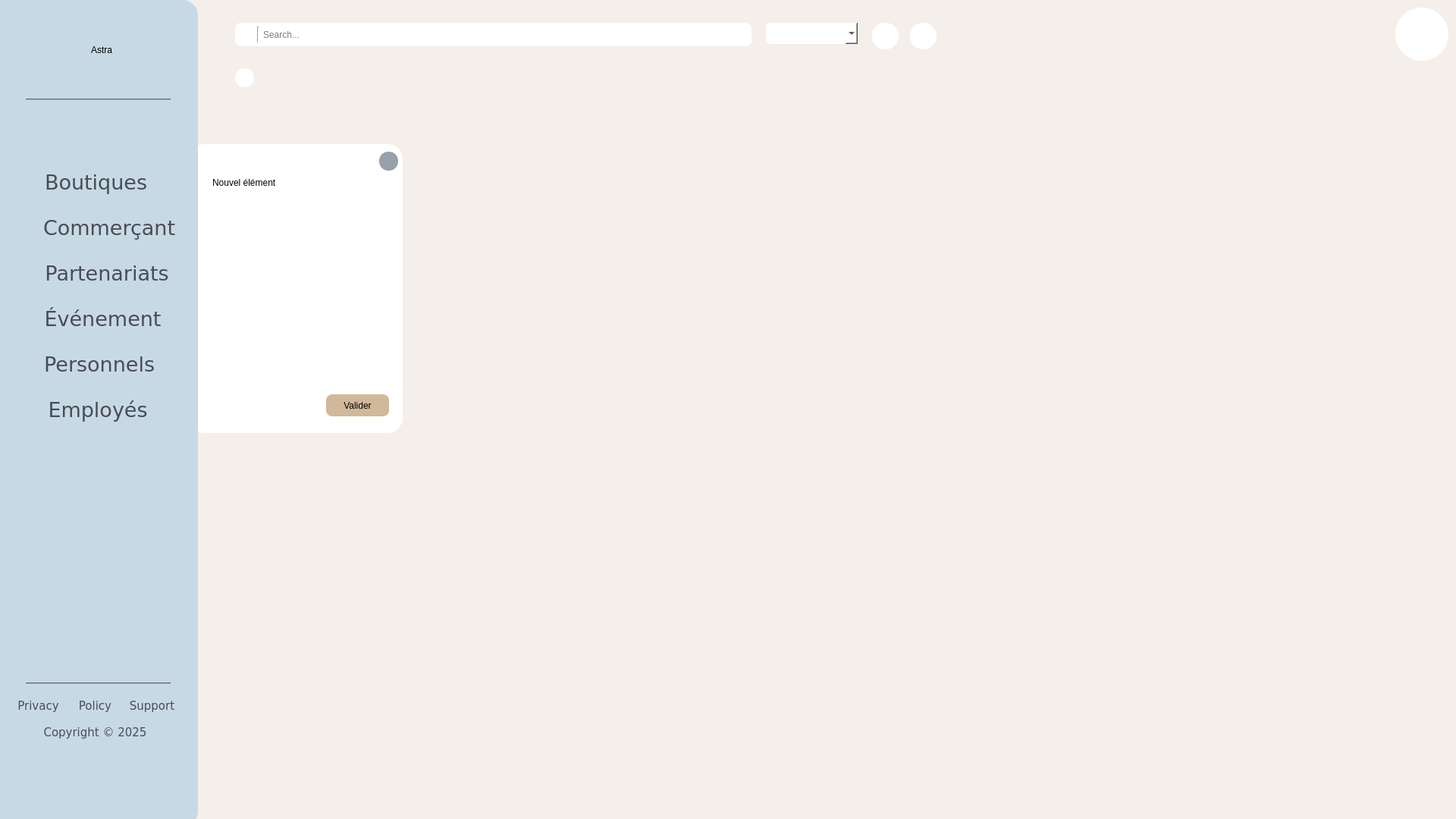
<?xml version="1.0" encoding="UTF-8"?>
<ui version="4.0">
 <class>MainWindow</class>
 <widget class="QMainWindow" name="MainWindow">
  <property name="geometry">
   <rect>
    <x>0</x>
    <y>0</y>
    <width>1920</width>
    <height>1080</height>
   </rect>
  </property>
  <property name="windowTitle">
   <string>MainWindow</string>
  </property>
  <property name="styleSheet">
   <string notr="true">background-color: rgb(245, 239, 235);</string>
  </property>
  <widget class="QWidget" name="centralwidget">
   <widget class="QLabel" name="Background_navigation">
    <property name="geometry">
     <rect>
      <x>-20</x>
      <y>0</y>
      <width>281</width>
      <height>1090</height>
     </rect>
    </property>
    <property name="styleSheet">
     <string notr="true">background-color: rgb(200, 217, 230);
border-radius: 20px;</string>
    </property>
    <property name="text">
     <string/>
    </property>
   </widget>
   <widget class="QPushButton" name="Boutiques_B">
    <property name="geometry">
     <rect>
      <x>-10</x>
      <y>210</y>
      <width>271</width>
      <height>61</height>
     </rect>
    </property>
    <property name="font">
     <font>
      <family>Verdana</family>
      <pointsize>20</pointsize>
      <italic>false</italic>
      <bold>false</bold>
     </font>
    </property>
    <property name="cursor">
     <cursorShape>PointingHandCursor</cursorShape>
    </property>
    <property name="styleSheet">
     <string notr="true">QPushButton {
background-color: none;
border: none;
font: 20pt &quot;Verdana&quot;;
padding-right: 15;
color: #494d53;
}

QPushButton:hover {background-color: rgba(149, 194, 229, 1) }
</string>
    </property>
    <property name="text">
     <string>  Boutiques</string>
    </property>
    <property name="icon">
     <iconset>
      <normaloff>/home/zouari_omar/Documents/Daily/Projects/Astra/project/assets/global/icons8-shop-50.png</normaloff>/home/zouari_omar/Documents/Daily/Projects/Astra/project/assets/global/icons8-shop-50.png</iconset>
    </property>
    <property name="iconSize">
     <size>
      <width>40</width>
      <height>40</height>
     </size>
    </property>
    <property name="checkable">
     <bool>false</bool>
    </property>
   </widget>
   <widget class="QPushButton" name="Commercants_B">
    <property name="geometry">
     <rect>
      <x>-10</x>
      <y>270</y>
      <width>271</width>
      <height>61</height>
     </rect>
    </property>
    <property name="font">
     <font>
      <family>Verdana</family>
      <pointsize>20</pointsize>
      <italic>false</italic>
      <bold>false</bold>
     </font>
    </property>
    <property name="cursor">
     <cursorShape>PointingHandCursor</cursorShape>
    </property>
    <property name="styleSheet">
     <string notr="true">QPushButton {
background-color: none;
border: none;
padding-left: 20;
font: 20pt &quot;Verdana&quot;;
color: #494d53;
}

QPushButton:hover {background-color: rgba(149, 194, 229, 1) }
</string>
    </property>
    <property name="text">
     <string>  Commerçant</string>
    </property>
    <property name="icon">
     <iconset>
      <normaloff>/home/zouari_omar/Documents/Daily/Projects/Astra/project/assets/global/icons8-salesman-50.png</normaloff>/home/zouari_omar/Documents/Daily/Projects/Astra/project/assets/global/icons8-salesman-50.png</iconset>
    </property>
    <property name="iconSize">
     <size>
      <width>40</width>
      <height>40</height>
     </size>
    </property>
   </widget>
   <widget class="QPushButton" name="Evenements_B">
    <property name="geometry">
     <rect>
      <x>-10</x>
      <y>390</y>
      <width>271</width>
      <height>61</height>
     </rect>
    </property>
    <property name="font">
     <font>
      <family>Verdana</family>
      <pointsize>20</pointsize>
      <italic>false</italic>
      <bold>false</bold>
     </font>
    </property>
    <property name="cursor">
     <cursorShape>PointingHandCursor</cursorShape>
    </property>
    <property name="styleSheet">
     <string notr="true">QPushButton {
background-color: none;
border: none;
padding-left: 3;
font: 20pt &quot;Verdana&quot;;
color: #494d53;
}

QPushButton:hover {background-color: rgba(149, 194, 229, 1) }
</string>
    </property>
    <property name="text">
     <string>  Événement</string>
    </property>
    <property name="icon">
     <iconset>
      <normaloff>/home/zouari_omar/Documents/Daily/Projects/Astra/project/assets/global/icons8-event-50.png</normaloff>/home/zouari_omar/Documents/Daily/Projects/Astra/project/assets/global/icons8-event-50.png</iconset>
    </property>
    <property name="iconSize">
     <size>
      <width>40</width>
      <height>40</height>
     </size>
    </property>
   </widget>
   <widget class="QPushButton" name="Partenariats_B">
    <property name="geometry">
     <rect>
      <x>-10</x>
      <y>330</y>
      <width>271</width>
      <height>61</height>
     </rect>
    </property>
    <property name="font">
     <font>
      <family>Verdana</family>
      <pointsize>20</pointsize>
      <italic>false</italic>
      <bold>false</bold>
     </font>
    </property>
    <property name="cursor">
     <cursorShape>PointingHandCursor</cursorShape>
    </property>
    <property name="styleSheet">
     <string notr="true">QPushButton {
background-color: none;
border: none;
padding-left: 14;
font: 20pt &quot;Verdana&quot;;
color: #494d53;
}

QPushButton:hover {background-color: rgba(149, 194, 229, 1) }
</string>
    </property>
    <property name="text">
     <string>  Partenariats</string>
    </property>
    <property name="icon">
     <iconset>
      <normaloff>/home/zouari_omar/Documents/Daily/Projects/Astra/project/assets/global/icons8-handshake-50.png</normaloff>/home/zouari_omar/Documents/Daily/Projects/Astra/project/assets/global/icons8-handshake-50.png</iconset>
    </property>
    <property name="iconSize">
     <size>
      <width>40</width>
      <height>40</height>
     </size>
    </property>
   </widget>
   <widget class="QPushButton" name="Employe_B">
    <property name="geometry">
     <rect>
      <x>-10</x>
      <y>510</y>
      <width>271</width>
      <height>61</height>
     </rect>
    </property>
    <property name="font">
     <font>
      <family>Verdana</family>
      <pointsize>20</pointsize>
      <italic>false</italic>
      <bold>false</bold>
     </font>
    </property>
    <property name="cursor">
     <cursorShape>PointingHandCursor</cursorShape>
    </property>
    <property name="styleSheet">
     <string notr="true">QPushButton {
background-color: none;
border: none;
padding-right: 10;
font: 20pt &quot;Verdana&quot;;
color: #494d53;
}

QPushButton:hover {background-color: rgba(149, 194, 229, 1) }
</string>
    </property>
    <property name="text">
     <string>  Employés</string>
    </property>
    <property name="icon">
     <iconset>
      <normaloff>/home/zouari_omar/Documents/Daily/Projects/Astra/project/assets/global/icons8-employees-24.png</normaloff>/home/zouari_omar/Documents/Daily/Projects/Astra/project/assets/global/icons8-employees-24.png</iconset>
    </property>
    <property name="iconSize">
     <size>
      <width>40</width>
      <height>40</height>
     </size>
    </property>
   </widget>
   <widget class="QPushButton" name="Personnels_B">
    <property name="geometry">
     <rect>
      <x>-10</x>
      <y>450</y>
      <width>271</width>
      <height>61</height>
     </rect>
    </property>
    <property name="font">
     <font>
      <family>Verdana</family>
      <pointsize>20</pointsize>
      <italic>false</italic>
      <bold>false</bold>
     </font>
    </property>
    <property name="cursor">
     <cursorShape>PointingHandCursor</cursorShape>
    </property>
    <property name="styleSheet">
     <string notr="true">QPushButton {
background-color: none;
border: none;
padding-right: 6;
font: 20pt &quot;Verdana&quot;;
color: #494d53;
}

QPushButton:hover {background-color: rgba(149, 194, 229, 1) }
</string>
    </property>
    <property name="text">
     <string>  Personnels</string>
    </property>
    <property name="icon">
     <iconset>
      <normaloff>/home/zouari_omar/Documents/Daily/Projects/Astra/project/assets/global/icons8-user-groups-48.png</normaloff>/home/zouari_omar/Documents/Daily/Projects/Astra/project/assets/global/icons8-user-groups-48.png</iconset>
    </property>
    <property name="iconSize">
     <size>
      <width>40</width>
      <height>40</height>
     </size>
    </property>
   </widget>
   <widget class="Line" name="Lower_line">
    <property name="geometry">
     <rect>
      <x>34</x>
      <y>900</y>
      <width>191</width>
      <height>2</height>
     </rect>
    </property>
    <property name="styleSheet">
     <string notr="true">background-color: rgb(147, 155, 167);</string>
    </property>
    <property name="lineWidth">
     <number>1</number>
    </property>
    <property name="orientation">
     <enum>Qt::Orientation::Horizontal</enum>
    </property>
   </widget>
   <widget class="Line" name="Above_line">
    <property name="geometry">
     <rect>
      <x>34</x>
      <y>130</y>
      <width>191</width>
      <height>2</height>
     </rect>
    </property>
    <property name="styleSheet">
     <string notr="true">background-color: rgb(147, 155, 167);</string>
    </property>
    <property name="orientation">
     <enum>Qt::Orientation::Horizontal</enum>
    </property>
   </widget>
   <widget class="QLineEdit" name="Search_bar">
    <property name="geometry">
     <rect>
      <x>310</x>
      <y>30</y>
      <width>681</width>
      <height>31</height>
     </rect>
    </property>
    <property name="styleSheet">
     <string notr="true">border-radius: 8px;
background-color: white;
padding-left: 35px;
color: black;</string>
    </property>
    <property name="placeholderText">
     <string>Search...</string>
    </property>
   </widget>
   <widget class="QLabel" name="User_Image">
    <property name="geometry">
     <rect>
      <x>1840</x>
      <y>10</y>
      <width>70</width>
      <height>70</height>
     </rect>
    </property>
    <property name="styleSheet">
     <string notr="true">border-radius: 35px;
background-color: white;</string>
    </property>
    <property name="text">
     <string/>
    </property>
    <property name="pixmap">
     <pixmap>/home/zouari_omar/Documents/Daily/Projects/Astra/project/assets/global/images.jpg</pixmap>
    </property>
    <property name="scaledContents">
     <bool>true</bool>
    </property>
   </widget>
   <widget class="QPushButton" name="Notification">
    <property name="geometry">
     <rect>
      <x>1200</x>
      <y>30</y>
      <width>35</width>
      <height>35</height>
     </rect>
    </property>
    <property name="cursor">
     <cursorShape>PointingHandCursor</cursorShape>
    </property>
    <property name="styleSheet">
     <string notr="true">QPushButton{
	border-radius: 17px;
	background-color: white;
}</string>
    </property>
    <property name="text">
     <string/>
    </property>
    <property name="icon">
     <iconset>
      <normaloff>/home/zouari_omar/Documents/Daily/Projects/Astra/project/assets/global/icons8-notification.gif</normaloff>/home/zouari_omar/Documents/Daily/Projects/Astra/project/assets/global/icons8-notification.gif</iconset>
    </property>
   </widget>
   <widget class="QPushButton" name="PDF">
    <property name="geometry">
     <rect>
      <x>1150</x>
      <y>30</y>
      <width>35</width>
      <height>35</height>
     </rect>
    </property>
    <property name="cursor">
     <cursorShape>PointingHandCursor</cursorShape>
    </property>
    <property name="styleSheet">
     <string notr="true">QPushButton{
	border-radius: 17px;
	background-color: white;
}
</string>
    </property>
    <property name="text">
     <string/>
    </property>
    <property name="icon">
     <iconset>
      <normaloff>/home/zouari_omar/Documents/Daily/Projects/Astra/project/assets/global/icons8-pdf.gif</normaloff>/home/zouari_omar/Documents/Daily/Projects/Astra/project/assets/global/icons8-pdf.gif</iconset>
    </property>
   </widget>
   <widget class="QComboBox" name="Filtre">
    <property name="geometry">
     <rect>
      <x>1010</x>
      <y>30</y>
      <width>121</width>
      <height>28</height>
     </rect>
    </property>
    <property name="styleSheet">
     <string notr="true">	border: none;
	background-color: white;
	border-radius: 5px;</string>
    </property>
    <property name="placeholderText">
     <string>Filtre ...</string>
    </property>
    <item>
     <property name="text">
      <string>Boutiques</string>
     </property>
    </item>
    <item>
     <property name="text">
      <string>Statistiques</string>
     </property>
    </item>
   </widget>
   <widget class="QPushButton" name="Wen">
    <property name="geometry">
     <rect>
      <x>316</x>
      <y>35</y>
      <width>20</width>
      <height>21</height>
     </rect>
    </property>
    <property name="cursor">
     <cursorShape>PointingHandCursor</cursorShape>
    </property>
    <property name="styleSheet">
     <string notr="true">border-radius: 17px;
background-color: white;</string>
    </property>
    <property name="text">
     <string/>
    </property>
    <property name="icon">
     <iconset>
      <normaloff>/home/zouari_omar/Documents/Daily/Projects/Astra/project/assets/global/icons8-search.gif</normaloff>/home/zouari_omar/Documents/Daily/Projects/Astra/project/assets/global/icons8-search.gif</iconset>
    </property>
   </widget>
   <widget class="Line" name="line">
    <property name="geometry">
     <rect>
      <x>330</x>
      <y>35</y>
      <width>20</width>
      <height>21</height>
     </rect>
    </property>
    <property name="styleSheet">
     <string notr="true">background-color: none;</string>
    </property>
    <property name="orientation">
     <enum>Qt::Orientation::Vertical</enum>
    </property>
   </widget>
   <widget class="QPushButton" name="Add_button">
    <property name="geometry">
     <rect>
      <x>310</x>
      <y>90</y>
      <width>25</width>
      <height>25</height>
     </rect>
    </property>
    <property name="cursor">
     <cursorShape>PointingHandCursor</cursorShape>
    </property>
    <property name="styleSheet">
     <string notr="true">QPushButton{
	border-radius: 12px;
	background-color: white;
}
</string>
    </property>
    <property name="text">
     <string/>
    </property>
    <property name="icon">
     <iconset>
      <normaloff>/home/zouari_omar/Documents/Daily/Projects/Astra/project/assets/global/Add.png</normaloff>/home/zouari_omar/Documents/Daily/Projects/Astra/project/assets/global/Add.png</iconset>
    </property>
    <property name="iconSize">
     <size>
      <width>25</width>
      <height>25</height>
     </size>
    </property>
   </widget>
   <widget class="QPushButton" name="Privacy">
    <property name="geometry">
     <rect>
      <x>10</x>
      <y>910</y>
      <width>81</width>
      <height>41</height>
     </rect>
    </property>
    <property name="font">
     <font>
      <family>Verdana</family>
      <pointsize>11</pointsize>
      <italic>false</italic>
      <bold>false</bold>
     </font>
    </property>
    <property name="cursor">
     <cursorShape>PointingHandCursor</cursorShape>
    </property>
    <property name="styleSheet">
     <string notr="true">QPushButton {
background-color: rgba(200, 217, 230, 1);
border: none;
font: 11pt &quot;Verdana&quot;;
color: #494d53;
}
</string>
    </property>
    <property name="text">
     <string>Privacy</string>
    </property>
   </widget>
   <widget class="QPushButton" name="Policy">
    <property name="geometry">
     <rect>
      <x>90</x>
      <y>910</y>
      <width>71</width>
      <height>41</height>
     </rect>
    </property>
    <property name="font">
     <font>
      <family>Verdana</family>
      <pointsize>11</pointsize>
      <italic>false</italic>
      <bold>false</bold>
     </font>
    </property>
    <property name="cursor">
     <cursorShape>PointingHandCursor</cursorShape>
    </property>
    <property name="styleSheet">
     <string notr="true">QPushButton {
background-color: rgba(200, 217, 230, 1);
border: none;
font: 11pt &quot;Verdana&quot;;
color: #494d53;
}
</string>
    </property>
    <property name="text">
     <string>Policy</string>
    </property>
   </widget>
   <widget class="QPushButton" name="Support">
    <property name="geometry">
     <rect>
      <x>160</x>
      <y>910</y>
      <width>81</width>
      <height>41</height>
     </rect>
    </property>
    <property name="font">
     <font>
      <family>Verdana</family>
      <pointsize>11</pointsize>
      <italic>false</italic>
      <bold>false</bold>
     </font>
    </property>
    <property name="cursor">
     <cursorShape>PointingHandCursor</cursorShape>
    </property>
    <property name="styleSheet">
     <string notr="true">QPushButton {
background-color: rgba(200, 217, 230, 1);
border: none;
font: 11pt &quot;Verdana&quot;;
color: #494d53;
}
</string>
    </property>
    <property name="text">
     <string>Support</string>
    </property>
   </widget>
   <widget class="QPushButton" name="Support_2">
    <property name="geometry">
     <rect>
      <x>40</x>
      <y>950</y>
      <width>171</width>
      <height>31</height>
     </rect>
    </property>
    <property name="font">
     <font>
      <family>Verdana</family>
      <pointsize>11</pointsize>
      <italic>false</italic>
      <bold>false</bold>
     </font>
    </property>
    <property name="cursor">
     <cursorShape>PointingHandCursor</cursorShape>
    </property>
    <property name="styleSheet">
     <string notr="true">QPushButton {
background-color: rgba(200, 217, 230, 1);
border: none;
font: 11pt &quot;Verdana&quot;;
color: #494d53;
}
</string>
    </property>
    <property name="text">
     <string>Copyright © 2025</string>
    </property>
   </widget>
   <widget class="QWidget" name="Form" native="true">
    <property name="geometry">
     <rect>
      <x>250</x>
      <y>190</y>
      <width>281</width>
      <height>381</height>
     </rect>
    </property>
    <property name="styleSheet">
     <string notr="true">QWidget{
background-color: white;
border-radius: 20px;
display: none;
}</string>
    </property>
    <widget class="QLabel" name="New_element">
     <property name="geometry">
      <rect>
       <x>30</x>
       <y>30</y>
       <width>181</width>
       <height>41</height>
      </rect>
     </property>
     <property name="styleSheet">
      <string notr="true">background-color: none;
color:  black; 
font: 15pt &quot;Verdana&quot; bold;</string>
     </property>
     <property name="text">
      <string>Nouvel élément</string>
     </property>
    </widget>
    <widget class="QPushButton" name="pushButton">
     <property name="geometry">
      <rect>
       <x>180</x>
       <y>330</y>
       <width>83</width>
       <height>29</height>
      </rect>
     </property>
     <property name="cursor">
      <cursorShape>PointingHandCursor</cursorShape>
     </property>
     <property name="styleSheet">
      <string notr="true">QPushButton{
background-color: rgba(209, 184, 155, 1);
border: none;
border-radius: 8px;
font: 10pt &quot;Verdana&quot;;
color: black;
}

QPushButton:hover {
background-color: rgba(175, 153, 126, 1); 
}</string>
     </property>
     <property name="text">
      <string>Valider</string>
     </property>
    </widget>
    <widget class="QPushButton" name="Cancel_form">
     <property name="geometry">
      <rect>
       <x>250</x>
       <y>10</y>
       <width>25</width>
       <height>25</height>
      </rect>
     </property>
     <property name="cursor">
      <cursorShape>PointingHandCursor</cursorShape>
     </property>
     <property name="styleSheet">
      <string notr="true">QPushButton{
	border-radius: 12px;
	border: none;
	background-color: rgba(47, 65, 86, 0.5);
}

QPushButton:hover {
	background-color: rgba(47, 65, 86, 1);
}
</string>
     </property>
     <property name="text">
      <string/>
     </property>
    </widget>
   </widget>
   <widget class="QWidget" name="Astra_2" native="true">
    <property name="geometry">
     <rect>
      <x>-10</x>
      <y>10</y>
      <width>271</width>
      <height>121</height>
     </rect>
    </property>
    <property name="styleSheet">
     <string notr="true">background-color: none;</string>
    </property>
    <widget class="QLabel" name="Astra">
     <property name="geometry">
      <rect>
       <x>130</x>
       <y>30</y>
       <width>131</width>
       <height>51</height>
      </rect>
     </property>
     <property name="styleSheet">
      <string notr="true">background-color: none;
color:  black; 
font: 35pt &quot;Sylfaen&quot;;</string>
     </property>
     <property name="text">
      <string>Astra</string>
     </property>
    </widget>
    <widget class="QLabel" name="Logo">
     <property name="geometry">
      <rect>
       <x>30</x>
       <y>10</y>
       <width>90</width>
       <height>90</height>
      </rect>
     </property>
     <property name="styleSheet">
      <string notr="true">background-color: none;
color:  black; 
font: 35pt &quot;Sylfaen&quot;;</string>
     </property>
     <property name="text">
      <string/>
     </property>
     <property name="pixmap">
      <pixmap>/home/zouari_omar/Documents/Daily/Projects/Astra/doc/imgs/logo.png</pixmap>
     </property>
     <property name="scaledContents">
      <bool>true</bool>
     </property>
    </widget>
   </widget>
   <zorder>Form</zorder>
   <zorder>Background_navigation</zorder>
   <zorder>Lower_line</zorder>
   <zorder>Above_line</zorder>
   <zorder>Search_bar</zorder>
   <zorder>User_Image</zorder>
   <zorder>Notification</zorder>
   <zorder>PDF</zorder>
   <zorder>Filtre</zorder>
   <zorder>Wen</zorder>
   <zorder>line</zorder>
   <zorder>Add_button</zorder>
   <zorder>Privacy</zorder>
   <zorder>Policy</zorder>
   <zorder>Support</zorder>
   <zorder>Support_2</zorder>
   <zorder>Boutiques_B</zorder>
   <zorder>Commercants_B</zorder>
   <zorder>Partenariats_B</zorder>
   <zorder>Evenements_B</zorder>
   <zorder>Personnels_B</zorder>
   <zorder>Employe_B</zorder>
   <zorder>Astra_2</zorder>
  </widget>
 </widget>
 <resources/>
 <connections/>
</ui>
